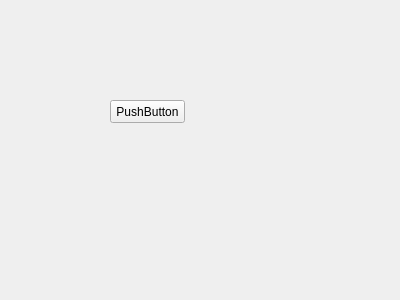
<?xml version="1.0" encoding="UTF-8"?>
<ui version="4.0">
 <class>Form</class>
 <widget class="QWidget" name="Form">
  <property name="geometry">
   <rect>
    <x>0</x>
    <y>0</y>
    <width>400</width>
    <height>300</height>
   </rect>
  </property>
  <property name="windowTitle">
   <string>Form</string>
  </property>
  <widget class="QPushButton" name="widget1">
   <property name="geometry">
    <rect>
     <x>110</x>
     <y>100</y>
     <width>75</width>
     <height>23</height>
    </rect>
   </property>
   <property name="text">
    <string>PushButton</string>
   </property>
  </widget>
 </widget>
 <resources/>
 <connections/>
</ui>
